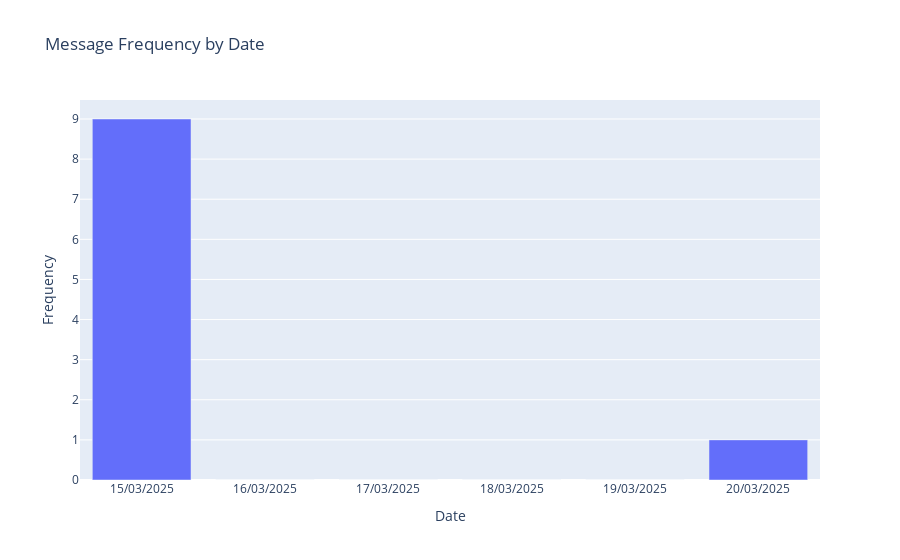

The notebook cell this image was saved under:
### Code cell
import sqlite3
import pandas as pd
import plotly.express as px

# Connect to the SQLite database
conn = sqlite3.connect("telegram_bot.db")

# Query: we use an intermediate date format (YYYY-MM-DD) for proper sorting
query = """
    SELECT strftime('%Y-%m-%d', timestamp) AS date, 
           COUNT(*) AS frequency
    FROM Messages
    WHERE user_id = ?
    GROUP BY date;
"""
user_id = 779345437

# Load the data into a DataFrame
df = pd.read_sql_query(query, conn, params=(user_id,))

# Convert 'date' column to datetime
df['date'] = pd.to_datetime(df['date'])

# Create a complete date range from the earliest to the latest date in the data
full_date_range = pd.date_range(start=df['date'].min(), end=df['date'].max(), freq='D')
df_full = pd.DataFrame(full_date_range, columns=['date'])

# Merge the query results with the full date range, filling missing frequencies with 0
df_merged = pd.merge(df_full, df, on='date', how='left')
df_merged['frequency'] = df_merged['frequency'].fillna(0)

# Convert date to the desired display format (day/month/year)
df_merged['date_str'] = df_merged['date'].dt.strftime('%d/%m/%Y')

# Create a bar chart using Plotly Express
fig = px.bar(df_merged, x='date_str', y='frequency', 
             title="Message Frequency by Date",
             labels={'date_str': 'Date', 'frequency': 'Frequency'})
fig.show()

### Figure 1 — Plotly figure (JSON) as saved in the notebook; plotly's stock layout.template omitted (floating-point values rounded to 4 significant figures)
{"data": [{"hovertemplate": "Date=%{x}<br>Frequency=%{y}<extra></extra>", "legendgroup": "", "marker": {"color": "#636efa", "pattern": {"shape": ""}}, "name": "", "orientation": "v", "showlegend": false, "textposition": "auto", "type": "bar", "x": ["15/03/2025", "16/03/2025", "17/03/2025", "18/03/2025", "19/03/2025", "20/03/2025"], "xaxis": "x", "y": [9.0, 0.0, 0.0, 0.0, 0.0, 1.0], "yaxis": "y"}], "layout": {"barmode": "relative", "legend": {"tracegroupgap": 0}, "title": {"text": "Message Frequency by Date"}, "xaxis": {"anchor": "y", "domain": [0, 1], "title": {"text": "Date"}}, "yaxis": {"anchor": "x", "domain": [0, 1], "title": {"text": "Frequency"}}}}
